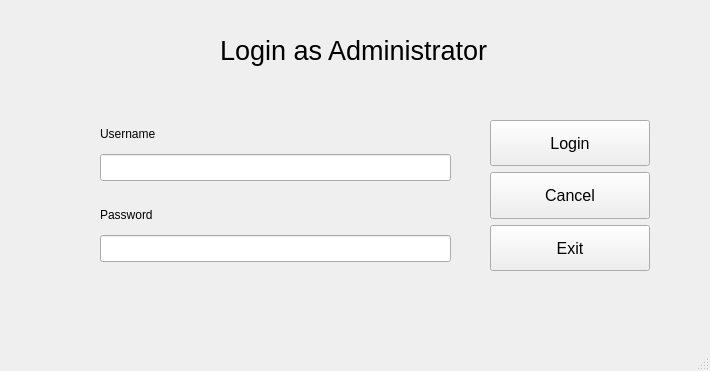
<?xml version="1.0" encoding="UTF-8"?>
<ui version="4.0">
 <class>MainWindow</class>
 <widget class="QMainWindow" name="MainWindow">
  <property name="geometry">
   <rect>
    <x>0</x>
    <y>0</y>
    <width>710</width>
    <height>371</height>
   </rect>
  </property>
  <property name="windowTitle">
   <string>MainWindow</string>
  </property>
  <widget class="QWidget" name="centralwidget">
   <widget class="QWidget" name="verticalLayoutWidget">
    <property name="geometry">
     <rect>
      <x>100</x>
      <y>120</y>
      <width>351</width>
      <height>61</height>
     </rect>
    </property>
    <layout class="QVBoxLayout" name="verticalLayout">
     <item>
      <widget class="QLabel" name="label_2">
       <property name="text">
        <string>Username</string>
       </property>
      </widget>
     </item>
     <item>
      <widget class="QLineEdit" name="edit_username">
       <property name="maximumSize">
        <size>
         <width>16777215</width>
         <height>30</height>
        </size>
       </property>
      </widget>
     </item>
    </layout>
   </widget>
   <widget class="QWidget" name="verticalLayoutWidget_2">
    <property name="geometry">
     <rect>
      <x>100</x>
      <y>201</y>
      <width>351</width>
      <height>61</height>
     </rect>
    </property>
    <layout class="QVBoxLayout" name="verticalLayout_2">
     <item>
      <widget class="QLabel" name="label_3">
       <property name="text">
        <string>Password</string>
       </property>
      </widget>
     </item>
     <item>
      <widget class="QLineEdit" name="edit_password">
       <property name="maximumSize">
        <size>
         <width>16777215</width>
         <height>30</height>
        </size>
       </property>
      </widget>
     </item>
    </layout>
   </widget>
   <widget class="QLabel" name="label">
    <property name="geometry">
     <rect>
      <x>220</x>
      <y>30</y>
      <width>271</width>
      <height>41</height>
     </rect>
    </property>
    <property name="font">
     <font>
      <pointsize>20</pointsize>
      <italic>false</italic>
      <bold>false</bold>
      <underline>false</underline>
     </font>
    </property>
    <property name="text">
     <string>Login as Administrator</string>
    </property>
   </widget>
   <widget class="QWidget" name="verticalLayoutWidget_3">
    <property name="geometry">
     <rect>
      <x>490</x>
      <y>120</y>
      <width>160</width>
      <height>151</height>
     </rect>
    </property>
    <layout class="QVBoxLayout" name="verticalLayout_3">
     <item>
      <widget class="QPushButton" name="btn_login">
       <property name="maximumSize">
        <size>
         <width>16777215</width>
         <height>50</height>
        </size>
       </property>
       <property name="font">
        <font>
         <pointsize>12</pointsize>
        </font>
       </property>
       <property name="text">
        <string>Login</string>
       </property>
      </widget>
     </item>
     <item>
      <widget class="QPushButton" name="btn_cancel">
       <property name="maximumSize">
        <size>
         <width>16777215</width>
         <height>50</height>
        </size>
       </property>
       <property name="font">
        <font>
         <pointsize>12</pointsize>
        </font>
       </property>
       <property name="text">
        <string>Cancel</string>
       </property>
      </widget>
     </item>
     <item>
      <widget class="QPushButton" name="btn_exit">
       <property name="maximumSize">
        <size>
         <width>16777215</width>
         <height>50</height>
        </size>
       </property>
       <property name="font">
        <font>
         <pointsize>12</pointsize>
        </font>
       </property>
       <property name="text">
        <string>Exit</string>
       </property>
      </widget>
     </item>
    </layout>
   </widget>
  </widget>
  <widget class="QMenuBar" name="menubar">
   <property name="geometry">
    <rect>
     <x>0</x>
     <y>0</y>
     <width>710</width>
     <height>21</height>
    </rect>
   </property>
  </widget>
  <widget class="QStatusBar" name="statusbar"/>
 </widget>
 <resources/>
 <connections/>
</ui>
